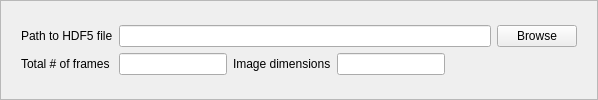
        <widget class="QFrame" name="frame_3">
         <property name="frameShape">
          <enum>QFrame::StyledPanel</enum>
         </property>
         <property name="frameShadow">
          <enum>QFrame::Raised</enum>
         </property>
         <layout class="QVBoxLayout" name="verticalLayout_8">
          <item>
           <widget class="QWidget" name="widget_4" native="true">
            <property name="sizePolicy">
             <sizepolicy hsizetype="Preferred" vsizetype="Maximum">
              <horstretch>0</horstretch>
              <verstretch>0</verstretch>
             </sizepolicy>
            </property>
            <layout class="QGridLayout" name="gridLayout_9">
             <item row="1" column="0">
              <widget class="QLabel" name="label_5">
               <property name="text">
                <string>Total # of frames</string>
               </property>
              </widget>
             </item>
             <item row="0" column="0">
              <widget class="QLabel" name="label_7">
               <property name="text">
                <string>Path to HDF5 file</string>
               </property>
              </widget>
             </item>
             <item row="1" column="2">
              <widget class="QLabel" name="label_32">
               <property name="text">
                <string>Image dimensions</string>
               </property>
              </widget>
             </item>
             <item row="1" column="1">
              <widget class="QLineEdit" name="lineEdit_3">
               <property name="sizePolicy">
                <sizepolicy hsizetype="Maximum" vsizetype="Fixed">
                 <horstretch>0</horstretch>
                 <verstretch>0</verstretch>
                </sizepolicy>
               </property>
               <property name="readOnly">
                <bool>true</bool>
               </property>
              </widget>
             </item>
             <item row="1" column="3">
              <widget class="QLineEdit" name="lineEdit_13">
               <property name="sizePolicy">
                <sizepolicy hsizetype="Maximum" vsizetype="Fixed">
                 <horstretch>0</horstretch>
                 <verstretch>0</verstretch>
                </sizepolicy>
               </property>
               <property name="readOnly">
                <bool>true</bool>
               </property>
              </widget>
             </item>
             <item row="1" column="4">
              <spacer name="horizontalSpacer_9">
               <property name="orientation">
                <enum>Qt::Horizontal</enum>
               </property>
               <property name="sizeHint" stdset="0">
                <size>
                 <width>40</width>
                 <height>20</height>
                </size>
               </property>
              </spacer>
             </item>
             <item row="0" column="5">
              <widget class="QPushButton" name="pushButton_8">
               <property name="sizePolicy">
                <sizepolicy hsizetype="Maximum" vsizetype="Fixed">
                 <horstretch>0</horstretch>
                 <verstretch>0</verstretch>
                </sizepolicy>
               </property>
               <property name="toolTip">
                <string>&lt;html&gt;&lt;head/&gt;&lt;body&gt;&lt;p&gt;Browse to an HDF5 file made in step 1&lt;/p&gt;&lt;/body&gt;&lt;/html&gt;</string>
               </property>
               <property name="text">
                <string>Browse</string>
               </property>
              </widget>
             </item>
             <item row="0" column="1" colspan="4">
              <widget class="QLineEdit" name="lineEdit_4">
               <property name="sizePolicy">
                <sizepolicy hsizetype="Expanding" vsizetype="Fixed">
                 <horstretch>0</horstretch>
                 <verstretch>0</verstretch>
                </sizepolicy>
               </property>
               <property name="readOnly">
                <bool>true</bool>
               </property>
              </widget>
             </item>
            </layout>
           </widget>
          </item>
         </layout>
        </widget>
